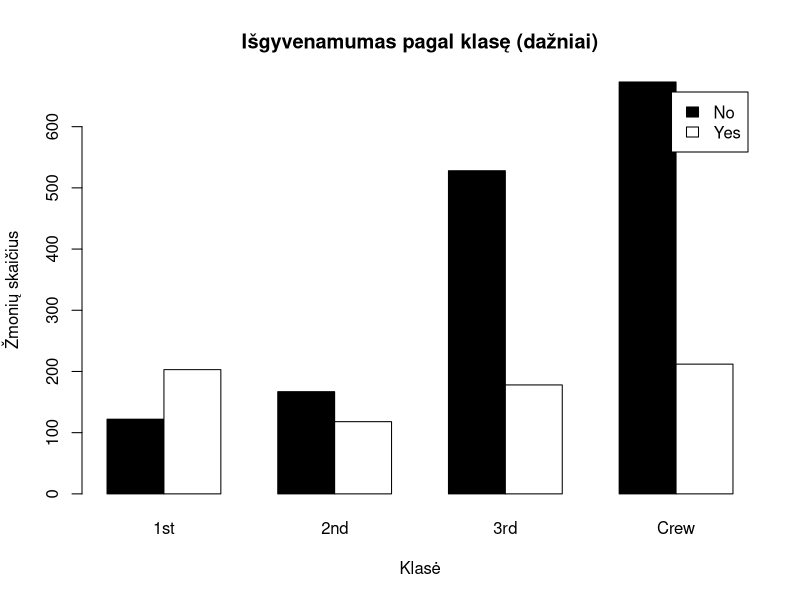

This figure's R source:
# 1 uzduotis
lentele <- matrix(c(13, 7, 9, 11), nrow = 2, byrow = TRUE,
                  dimnames = list(Grupe = c("A", "B"),  c("Taip", "Ne")))
lentele
t1 <- chisq.test(lentele, correct = FALSE)
t1
chi2 <- t1$statistic
chi2
n <- sum(lentele)
sqrt(chi2 / n) # phi

a <- 13; b <- 7; c <- 9; d <- 11
phi1 <- abs(a*d - b*c) / sqrt((a+b)*(c+d)*(a+c)*(b+d))  # phi pagal formulę
phi1
# phi = 0,20, todėl ryšys tarp grupės ir atsakymo yra silpnas.

# 2 uzduotis
mat <- c(56, 75, 45, 71, 62, 64, 58, 80, 76, 61)
lie <- c(66, 70, 40, 60, 65, 56, 59, 77, 67, 63)

n <- length(mat)
mat_rang <- rank(mat)
lie_rang <- rank(lie)
r <- sum((mat_rang - (n+1)/2) * (lie_rang - (n+1)/2)) / sqrt(sum((mat_rang - (n+1)/2)^2) * sum((lie_rang - (n+1)/2)^2))
r
cor(mat_rang, lie_rang, method = "spearman")

# Spirmeno koeficientas r=0,67, todėl ryšys tarp matematikos ir lietuvių kalbos įvertinimų yra vidutiniškai stiprus.

# 3 uzduotis

x <- c(2, 5, 3, 1, 4, 6)  # gydytojas 1
y <- c(1, 6, 4, 3, 2, 5)  # gydytojas 2

n <- length(x)
tau <- cor(x, y, method = "kendall")

# Z statistika pagal uždavinio formulę
Z <- 3 * tau * sqrt(n * (n - 1)) / sqrt(2 * (2 * n + 5))
Z   # 1.315

# palyginame su kritine reikšme
qnorm(0.975)# 1.96
abs(Z) > qnorm(0.975) # FALSE, todėl H0 neatmetame

# tau=0,47, todėl gydytojų nuomonės iš dalies sutampa. Tačiau |Z|=1,32 < 1,96, todėl H0 neatmetame.



### 4 uzduotis
# 1
lenta1 <- margin.table(Titanic, margin = c("Class", "Survived"))
lenta11 <- addmargins(lenta1)
lenta11
# Iš viso plaukė 2201 žmogus: išgyveno 711, žuvo 1490. Daugiausia buvo įgulos narių (885), mažiausiai 2 klasės keleivių (285).

# 2
lenta2 <- margin.table(Titanic, margin = "Sex")
lenta2
# vyrų buvo 1731, moterų 470. Vyrų buvo daugiau apie 3,7 karto.

# 3
lenta3 <- margin.table(Titanic, margin = c("Sex","Survived"))
lenta3_1 <- prop.table(lenta3, margin = "Sex")
lenta3_1
# vyro tikimybė išgyventi 0,21 , moters 0,73.Moterys išgyveno maždaug 3,5 karto dažniau nei vyrai.

# 4
lenta3 <- margin.table(Titanic, margin = c("Sex", "Survived"))

sansas_v <- lenta3["Male", "Yes"] / lenta3["Male", "No"]       # 367/1364
sansas_m <- lenta3["Female", "Yes"] / lenta3["Female", "No"]   # 344/126

sansas_v           # 0.269
sansas_m           # 2.730
sansas_v / sansas_m   # 0.0986  (šansų santykis, OR)

# vyro šansas išgyventi 0,27. Žūti buvo labiau tikėtina nei išgyventi. Moters šansas 2,73. Vienai žuvusiai moteriai teko 2,7
# išgyvenusios. OR = 0,10, todėl vyrų šansai išgyventi buvo apie 10 kartų mažesni nei moterų. Lytis ir išgyvenamumas stipriai susiję.

# 5
lenta3 <- margin.table(Titanic, margin = c("Sex", "Survived"))

test <- chisq.test(lenta3, correct = FALSE)
test
qchisq(0.95, df = 1)
test$statistic    # χ²

# H0 (lytis ir išgyvenamumas nepriklausomi) atmetame, nes chi2 = 456,9 > 3,84. Ryšio stiprumas phi = 0,46 (vidutinis).

# 6
lenta1 <- margin.table(Titanic, margin = c("Survived", "Class"))
lenta1

barplot(lenta1, beside = TRUE, legend.text = TRUE,
        col = c("black", "white"),
        main = "Išgyvenamumas pagal klasę (dažniai)",
        xlab = "Klasė", ylab = "Žmonių skaičius")
prop.table(lenta1, margin = 2)

# grafikas rodo, kad tik 1 klasėje išgyvenusiųjų (203) daugiau nei žuvusiųjų (122); 2 klasėje, 3 klasėje ir įgulos tarpe žuvusiųjų daugiau.
# Išgyvenusiųjų dalis mažėja nuo 62 % (1 klasė) iki 41 % (2 klasė), 25 % (3 klasė) ir 24 % (įgula), todėl išgyvenamumas priklauso nuo klasės.

# 7
lenta7 <- margin.table(Titanic, margin = c("Sex", "Age", "Survived"))
ftable(lenta7)

# sąlyga: amžius ir išgyvenamumas (2 ir 3 dimensijos), todėl margin = c(2, 3)
p7 <- prop.table(lenta7, margin = c(2, 3))
ftable(p7)

# tik moterų eilutė
ftable(p7["Female", , ])
# tarp suaugusių išgyvenusiųjų moterys sudarė 48 %, o tarp žuvusiųjų tik 7,6 %. Tarp vaikų: 49 % išgyvenusiųjų ir 33 %
# žuvusiųjų. Lytis susijusi su išgyvenamumu abiejose amžiaus grupėse, bet suaugusiems ryšys daug stipresnis.

# 8
lenta8 <- margin.table(Titanic, margin = c("Age", "Survived", "Sex"))
ftable(lenta8)

vyrai   <- lenta8[, , "Male"]
moterys <- lenta8[, , "Female"]

t_v <- chisq.test(vyrai,   correct = FALSE)
t_m <- chisq.test(moterys, correct = FALSE)
t_v; t_m

X2 <- t_v$statistic + t_m$statistic
X2
pchisq(X2, df = 2, lower.tail = FALSE)
qchisq(0.95, df = 2)  # kritinė reikšmė 5.99

# H0 (amžius ir išgyvenamumas nepriklausomi, kai lytis žinoma) atmetame, nes chi2 = 26,18 > 5,99.
